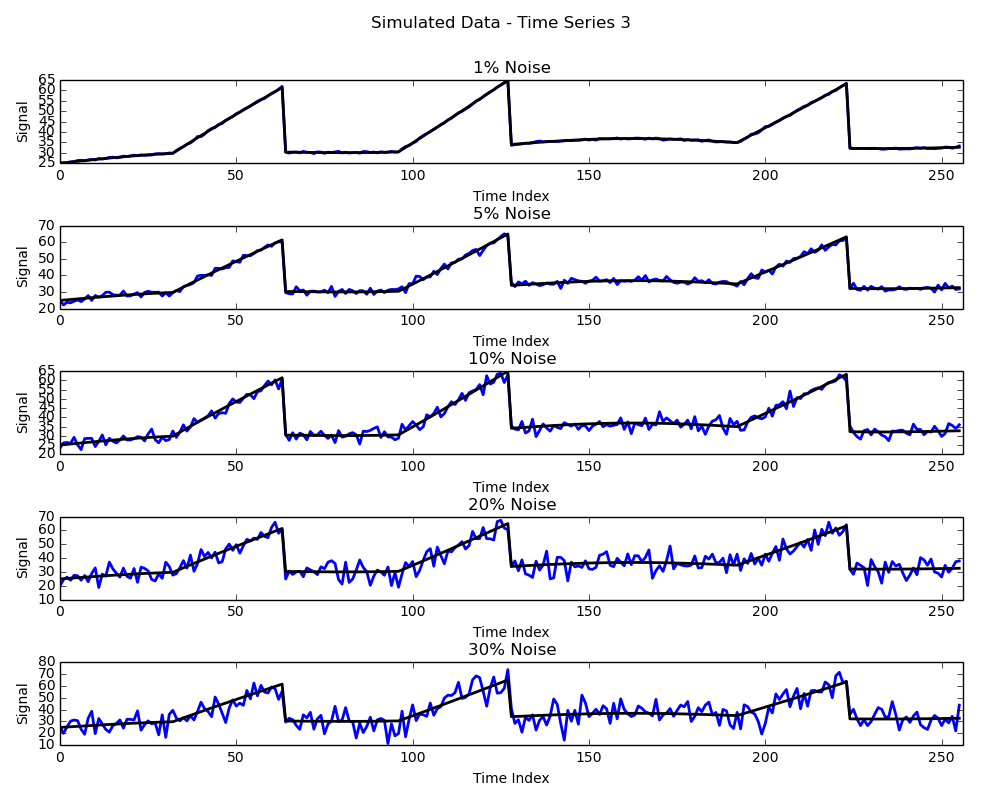

Generate this figure with Python:
import numpy as np
import random as rnd

# -------- Generate Synthetic Signal --------

def buildsignal(pernoise):

    DataLen = 256
    TrueData = np.zeros(DataLen)
    Data = np.zeros(DataLen)

    # ---- Set Parameters ----

    mu = 25.0
    amp1 = 10.0
    amp2 = 2.0
    per1 = 712.0
    per2 = 128.0
    jump = 12.0

    noisesig = (amp1 + amp2 + jump)*pernoise/100

    # ---- Build Signals ----

    for i in range(1*DataLen/8, 2*DataLen/8):
        TrueData[i] += i - 1*DataLen/8
        Data[i] += i - 1*DataLen/8

    for i in range(3*DataLen/8, 4*DataLen/8):
        TrueData[i] += i - 3*DataLen/8
        Data[i] += i - 3*DataLen/8

    for i in range(6*DataLen/8, 7*DataLen/8):
        TrueData[i] += i - 6*DataLen/8
        Data[i] += i - 6*DataLen/8

    for i in range(DataLen):
        TrueData[i] += mu + amp1*np.sin(i*2*np.pi/per1) + amp2*np.sin(i*2*np.pi/per2)
        Data[i] += mu + amp1*np.sin(i*2*np.pi/per1) + amp2*np.sin(i*2*np.pi/per2) + rnd.gauss(0, noisesig)

    return TrueData, Data


# ---- Results ----

# Plotting results
import matplotlib as matplotlib
import matplotlib.pyplot as plt

fig, axarr = plt.subplots(5)
fig.suptitle('Simulated Data - Time Series 3',  fontsize = 12)
fig.tight_layout()
fig.subplots_adjust(top = 0.9)
fig.set_size_inches(10, 8)
matplotlib.rcParams.update({'font.size': 10})

DataLen = 256


# Plot 1%
axarr[0].set_title('1% Noise')
axarr[0].set_xlabel('Time Index')
axarr[0].set_ylabel('Signal')

TrueData, Data = buildsignal(1)

axarr[0].plot(range(DataLen), Data, 'b', lw = 2)
axarr[0].plot(range(DataLen), TrueData, 'k', lw = 2)
axarr[0].set_xlim(0, DataLen)


# Plot 5%
axarr[1].set_title('5% Noise')
axarr[1].set_xlabel('Time Index')
axarr[1].set_ylabel('Signal')

TrueData, Data = buildsignal(5)

axarr[1].plot(range(DataLen), Data, 'b', lw = 2)
axarr[1].plot(range(DataLen), TrueData, 'k', lw = 2)
axarr[1].set_xlim(0, DataLen)


# Plot 10%
axarr[2].set_title('10% Noise')
axarr[2].set_xlabel('Time Index')
axarr[2].set_ylabel('Signal')

TrueData, Data = buildsignal(10)

axarr[2].plot(range(DataLen), Data, 'b', lw = 2)
axarr[2].plot(range(DataLen), TrueData, 'k', lw = 2)
axarr[2].set_xlim(0, DataLen)


# Plot 20%
axarr[3].set_title('20% Noise')
axarr[3].set_xlabel('Time Index')
axarr[3].set_ylabel('Signal')

TrueData, Data = buildsignal(20)

axarr[3].plot(range(DataLen), Data, 'b', lw = 2)
axarr[3].plot(range(DataLen), TrueData, 'k', lw = 2)
axarr[3].set_xlim(0, DataLen)


# Plot 30%
axarr[4].set_title('30% Noise')
axarr[4].set_xlabel('Time Index')
axarr[4].set_ylabel('Signal')

TrueData, Data = buildsignal(30)

axarr[4].plot(range(DataLen), Data, 'b', lw = 2)
axarr[4].plot(range(DataLen), TrueData, 'k', lw = 2)
axarr[4].set_xlim(0, DataLen)

fig.savefig('Signal3Compare.png')
plt.show()
